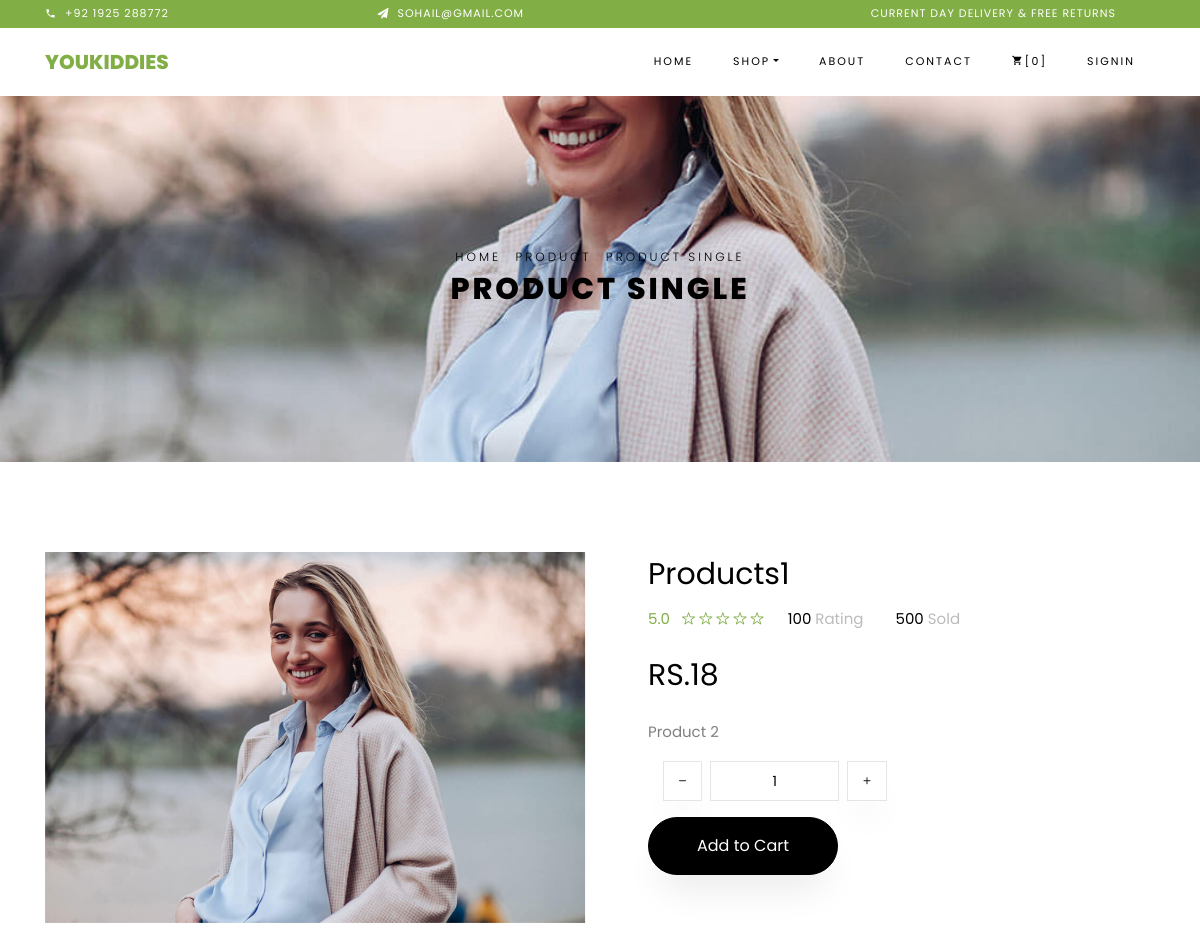
Page /shop/product/2 (upper part) on the earlier database version.
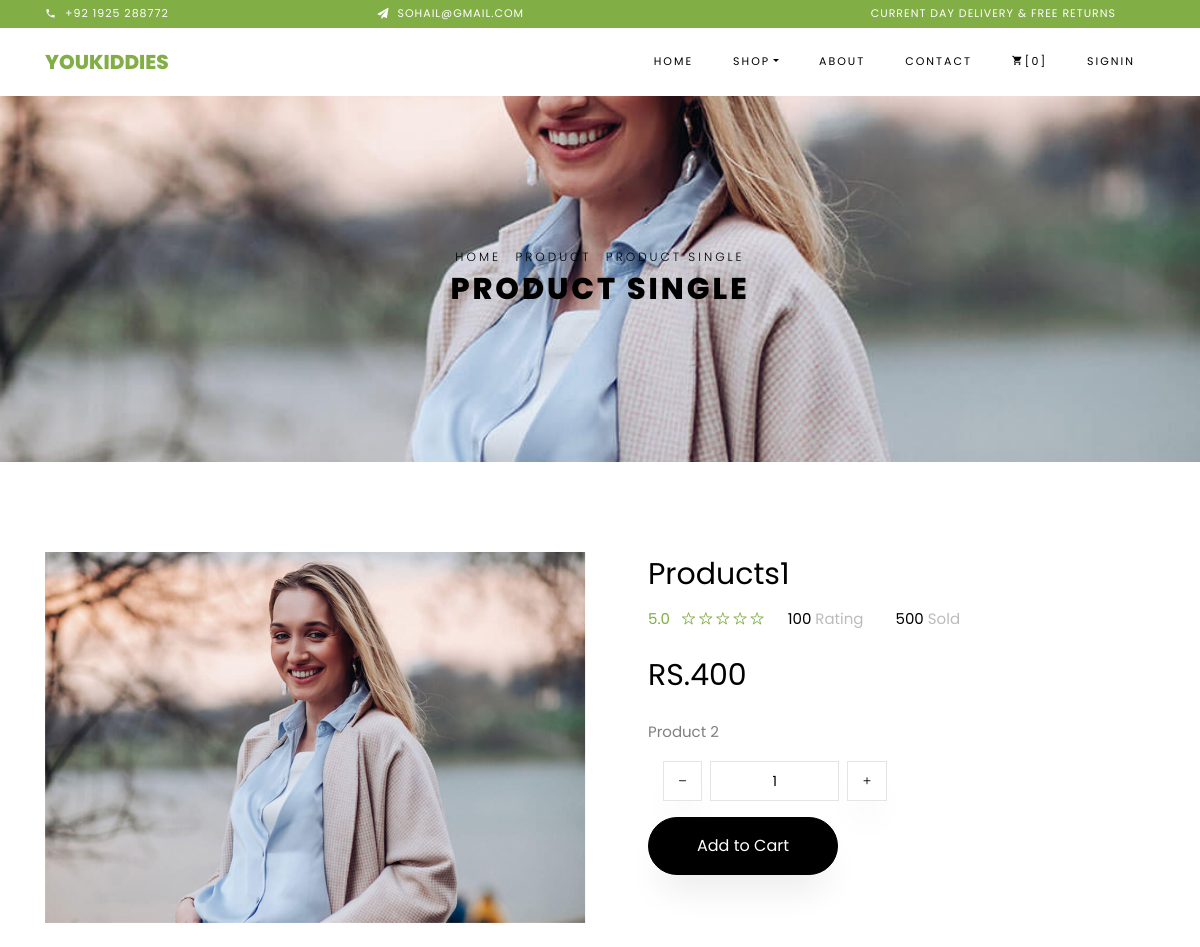
Same page on the later database version.
### shop/models.py (models this page shows, shortened)
class Product(models.Model):
    name = models.CharField(max_length=100)
    photo = models.ImageField(upload_to='products')
    price = models.IntegerField()
    details = models.TextField()
    category = models.ForeignKey(Category, on_delete=models.CASCADE)
    author = models.ForeignKey(AuthorProfile, on_delete=models.CASCADE)
    is_draft = models.BooleanField(default=False)
    date = models.DateTimeField(auto_now_add=True)
    inventory = models.IntegerField(default=1)

### shop/views.py (the view)
# urls.py: path('product/<int:product_id>', views.product_details, name='product-details'),
def product_details(request, product_id):
    product_details = Product.objects.get(id=product_id)
    ctg = Category.objects.get(name=product_details.category)
    related_products = Product.objects.filter(category=ctg)
    context = {
        'product': product_details,
        'related_products': related_products
    }
    return render(request, 'shop/product-details.html', context)

### cart/cart_context_processors.py (called while the page is built)
def cart_item_count(request):
    if request.user.is_authenticated:
        cart, created = Cart.objects.get_or_create(user=request.user)
        return {'cart_item_count': cart.items.count()}
    else:
        return {'cart_item_count': 0}

### shop/models.py (called while the page is built)
    def __str__(self):
        return self.name

### templates/shop/product-details.html (shortened to what this page needs)
{% extends 'base/base.html' %}
{% load static %}
{% block content %}
<div class="hero-wrap hero-bread" style="background-image: url({{product.photo.url}});">
    <div class="container">
        <div class="row no-gutters slider-text align-items-center justify-content-center">
            <div class="col-md-9 ftco-animate text-center">
              <p class="breadcrumbs" style="color: #000;">
                <span class="mr-2"><a href="{% url 'home' %}" style="color: #000;">Home</a></span>
                <span class="mr-2"><a href="{% url 'shop:shop' %}" style="color: #000;">Product</a></span>
                <span style="color: #000;">Product Single</span>
              </p>
              <h1 class="mb-0 bread" style="color: #000;">Product Single</h1>
            </div>
          </div>
    </div>
</div>
<section class="ftco-section">
    <div class="container">
        <div class="row">
            <div class="col-lg-6 mb-5 ftco-animate">
                <a href="{{ product.photo.url }}" class="image-popup">
                    <img src="{{ product.photo.url }}" class="img-fluid" alt="Product Image">
                </a>
            </div>
            <div class="col-lg-6 product-details pl-md-5 ftco-animate">
                <h3>{{ product.name }}</h3>
                <div class="rating d-flex">
                    <p class="text-left mr-4">
                        <a href="#" class="mr-2">5.0</a>
                        <a href="#"><span class="ion-ios-star-outline"></span></a>
                        <a href="#"><span class="ion-ios-star-outline"></span></a>
                        <a href="#"><span class="ion-ios-star-outline"></span></a>
                        <a href="#"><span class="ion-ios-star-outline"></span></a>
                        <a href="#"><span class="ion-ios-star-outline"></span></a>
                    </p>
                    <p class="text-left mr-4">
                        <a href="#" class="mr-2" style="color: #000;">100 <span style="color: #bbb;">Rating</span></a>
                    </p>
                    <p class="text-left">
                        <a href="#" class="mr-2" style="color: #000;">500 <span style="color: #bbb;">Sold</span></a>
                    </p>
                </div>
                <p class="price"><span>RS.{{ product.price }}</span></p>
                <p>{{ product.details }}</p>
                <div class="input-group col-md-6 d-flex mb-3">
                    <span class="input-group-btn mr-2">
                        <button type="button" class="quantity-left-minus btn" data-type="minus" data-field="">
                            <i class="ion-ios-remove"></i>
                        </button>
                    </span>
                    <input type="text" id="quantity" name="quantity" class="form-control input-number" value="1" min="1" max="100" readonly>
                    <span class="input-group-btn ml-2">
                        <button type="button" class="quantity-right-plus btn" data-type="plus" data-field="">
                            <i class="ion-ios-add"></i>
                        </button>
                    </span>
                </div>
                <p><a href="#" id="add-to-cart" class="btn btn-black py-3 px-5">Add to Cart</a></p>
            </div>
        </div>
    </div>
</section>
{% endblock %}

Differences in the rows shown:
changed Product "Products1": price "18" → "400"
